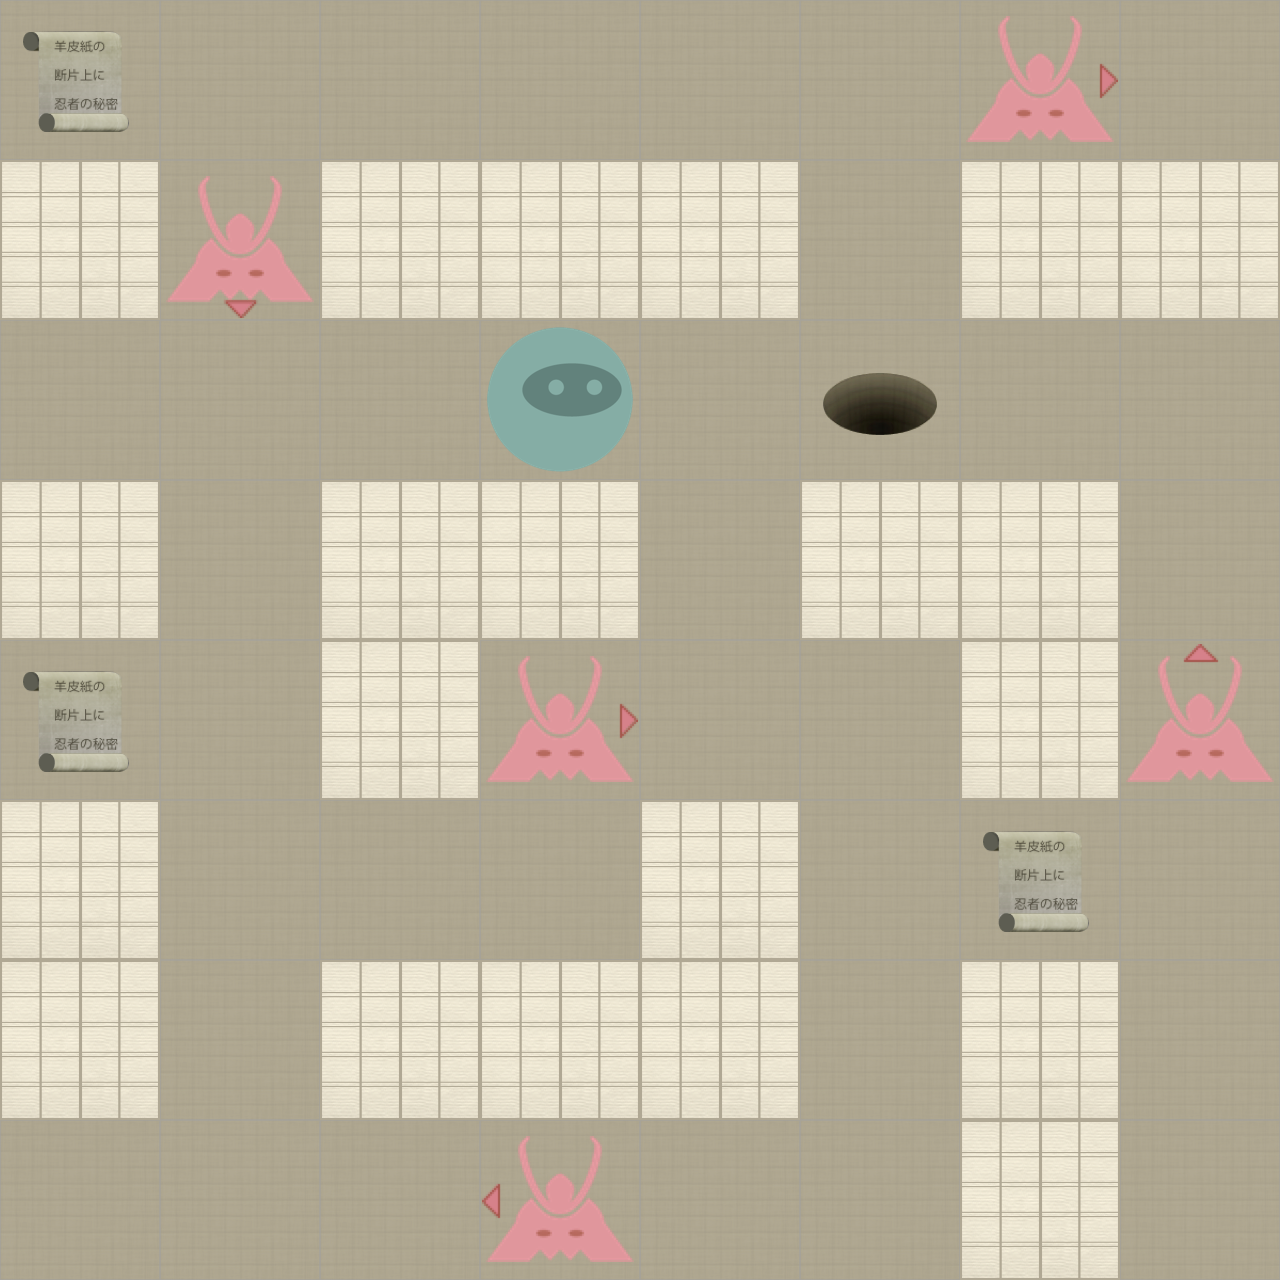

Below is a game level as drawn by its tile map, then a one-line description and the .tmx that defines it (tile-layer data replaced by summaries):
An orthogonal 8x8 tile map with 160x160 px tiles, 2 tile layers (Level, Actors).

<map version="1.0" orientation="orthogonal" width="8" height="8" tilewidth="160" tileheight="160">
 <properties>
  <property name="moves" value="12" />
 </properties>
 <tileset firstgid="1" name="tiles" tilewidth="160" tileheight="160" spacing="2" margin="2">
  <image source="tiles-ipadhd.png" width="1024" height="1024" />
  <tile id="0">
   <properties>
    <property name="actor" value="exit" />
   </properties>
  </tile>
  <tile id="2">
   <properties>
    <property name="actor" value="guard" />
    <property name="direction" value="down" />
   </properties>
  </tile>
  <tile id="3">
   <properties>
    <property name="actor" value="guard" />
    <property name="direction" value="left" />
   </properties>
  </tile>
  <tile id="4">
   <properties>
    <property name="actor" value="guard" />
    <property name="direction" value="right" />
   </properties>
  </tile>
  <tile id="5">
   <properties>
    <property name="actor" value="guard" />
    <property name="direction" value="up" />
   </properties>
  </tile>
  <tile id="7">
   <properties>
    <property name="actor" value="player" />
   </properties>
  </tile>
  <tile id="8">
   <properties>
    <property name="actor" value="scroll" />
   </properties>
  </tile>
  <tile id="9">
   <properties>
    <property name="wall" value="1" />
   </properties>
  </tile>
 </tileset>
 <layer name="Level" width="8" height="8">
  <data>[64 cells, 64 non-empty, 2 distinct tile ids]</data>
 </layer>
 <layer name="Actors" width="8" height="8">
  <data>[64 cells, 10 non-empty, 7 distinct tile ids]</data>
 </layer>
</map>
